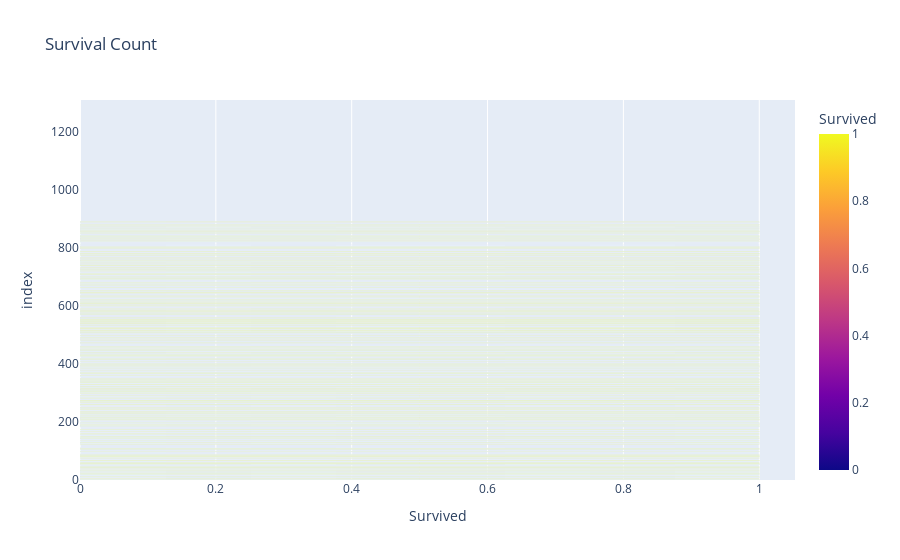

Notebook code cell kept with this figure:
### Code cell
import plotly.express as px
fig = px.bar(df, x='Survived', color='Survived', title='Survival Count')
fig.show()

### Figure 1 — Plotly figure (JSON) as saved in the notebook; plotly's stock layout.template omitted (floating-point values rounded to 4 significant figures; data arrays with more than 128 entries replaced by an {"elided": "..."} marker saying what was removed)
{"data": [{"alignmentgroup": "True", "hovertemplate": "Survived=%{marker.color}<br>index=%{y}<extra></extra>", "legendgroup": "", "marker": {"color": {"elided": "1309 int values"}, "coloraxis": "coloraxis", "pattern": {"shape": ""}}, "name": "", "offsetgroup": "", "orientation": "h", "showlegend": false, "textposition": "auto", "type": "bar", "x": {"elided": "1309 int values"}, "xaxis": "x", "y": {"elided": "1309 int values"}, "yaxis": "y"}], "layout": {"barmode": "relative", "coloraxis": {"colorbar": {"title": {"text": "Survived"}}, "colorscale": [[0, "#0d0887"], [0.1111, "#46039f"], [0.2222, "#7201a8"], [0.3333, "#9c179e"], [0.4444, "#bd3786"], [0.5556, "#d8576b"], [0.6667, "#ed7953"], [0.7778, "#fb9f3a"], [0.8889, "#fdca26"], [1, "#f0f921"]]}, "legend": {"tracegroupgap": 0}, "title": {"text": "Survival Count"}, "xaxis": {"anchor": "y", "domain": [0, 1], "title": {"text": "Survived"}}, "yaxis": {"anchor": "x", "domain": [0, 1], "title": {"text": "index"}}}}
